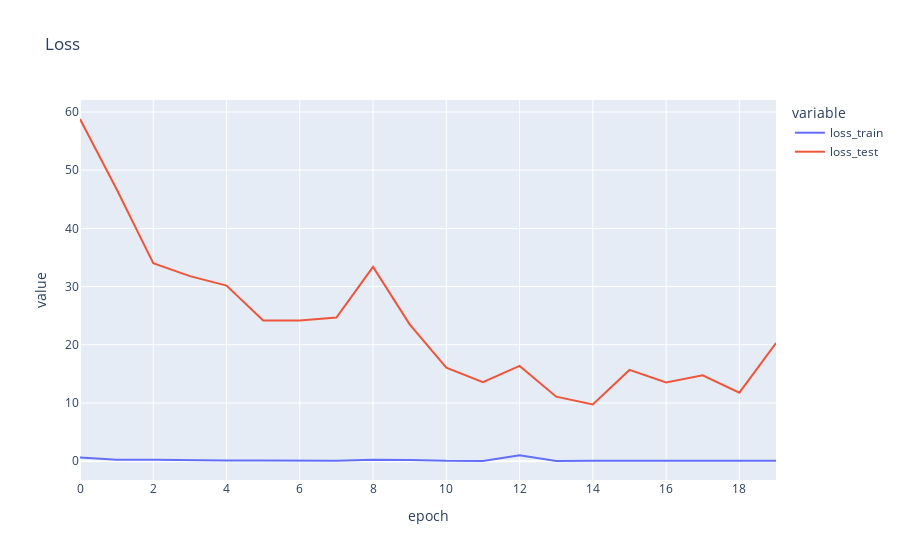

The cell this chart's notebook holds for it:
### Code cell
data = pd.DataFrame({'epoch': range(EPOCHS), 'loss_train': loss_train, 'loss_test': loss_test})

fig = px.line(data, x='epoch', y=['loss_train', 'loss_test'], title='Loss')
fig.show()

### Figure 1 — Plotly figure (JSON) as saved in the notebook; plotly's stock layout.template omitted (floating-point values rounded to 4 significant figures)
{"data": [{"hovertemplate": "variable=loss_train<br>epoch=%{x}<br>value=%{y}<extra></extra>", "legendgroup": "loss_train", "line": {"color": "#636efa", "dash": "solid"}, "marker": {"symbol": "circle"}, "mode": "lines", "name": "loss_train", "orientation": "v", "showlegend": true, "type": "scatter", "x": [0, 1, 2, 3, 4, 5, 6, 7, 8, 9, 10, 11, 12, 13, 14, 15, 16, 17, 18, 19], "xaxis": "x", "y": [0.6204, 0.2325, 0.2657, 0.1602, 0.1232, 0.1344, 0.06972, 0.07484, 0.2293, 0.2173, 0.05178, 0.02956, 1.01, 0.03442, 0.05941, 0.03682, 0.05504, 0.04817, 0.03351, 0.07092], "yaxis": "y"}, {"hovertemplate": "variable=loss_test<br>epoch=%{x}<br>value=%{y}<extra></extra>", "legendgroup": "loss_test", "line": {"color": "#EF553B", "dash": "solid"}, "marker": {"symbol": "circle"}, "mode": "lines", "name": "loss_test", "orientation": "v", "showlegend": true, "type": "scatter", "x": [0, 1, 2, 3, 4, 5, 6, 7, 8, 9, 10, 11, 12, 13, 14, 15, 16, 17, 18, 19], "xaxis": "x", "y": [58.79, 46.72, 34.02, 31.79, 30.17, 24.16, 24.19, 24.69, 33.38, 23.5, 16.07, 13.56, 16.36, 11.08, 9.746, 15.68, 13.5, 14.75, 11.77, 20.29], "yaxis": "y"}], "layout": {"legend": {"title": {"text": "variable"}, "tracegroupgap": 0}, "title": {"text": "Loss"}, "xaxis": {"anchor": "y", "domain": [0, 1], "title": {"text": "epoch"}}, "yaxis": {"anchor": "x", "domain": [0, 1], "title": {"text": "value"}}}}
